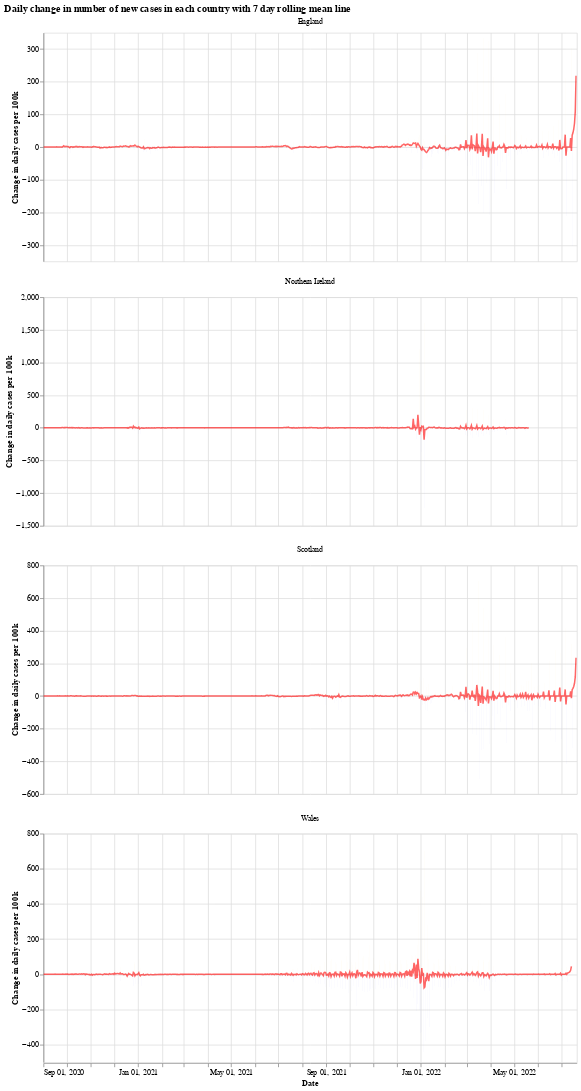

The notebook cell this image was saved under:
### Markdown cell above
We will use the Python library `Altair` for visualising the data, see the [altair docs](https://altair-viz.github.io/) for more information.

First we have a graph which shows the daily change in the number of new cases for each country. This number jumps up and down all over the place, which is likely due to delay in reporting of new cases over the weekend. Another interesting thing is that it looks like the daily cases in Wales experienced a much shorter period of calm over the summer (calm in the sense of daily cases not jumping up and down).

The orange bars are days when the number of new cases (per 100k population) was more than the previous day, while the blue are days when the number of new cases dropped. The red line is the 7 day moving average. 

When the moving average line is below 0, it means that there is a consistent drop in new cases. We can see this clearly happening around the times that lockdowns were introduced (though, to varying degrees). I will update the graphs soon with a marker of when each lockdown started.

### Code cell
# collapse
import altair as alt

bars = alt.Chart(uk_cases).mark_bar().encode(
    x=alt.X("yearmonthdate(date):T", axis=alt.Axis(title='Date')),
    y=alt.Y("casesChangeRate:Q", axis=alt.Axis(title='Change in daily cases per 100k')),
    tooltip='casesChange',
    color=alt.condition(
        alt.datum.casesChangeRate > 0,
        alt.value("orange"),  # The positive color
        alt.value("blue")  # The negative color
    )
).properties(title='Daily change in number of new cases with 7 day rolling mean',width=700).interactive()

line = alt.Chart(uk_cases).mark_line(
    color='red',
    size=2,
    opacity=0.6
).transform_window(
    rolling_mean='mean(casesChangeRate)',
    frame=[0, 7],
    groupby=['areaName']
).encode(
    x='yearmonthdate(date):T',
    y='rolling_mean:Q'
)

alt.layer(bars, line, data=uk_cases).facet(alt.Column(
    'areaName', title=''), columns=1).resolve_scale(y='independent').properties(title='Daily change in number of new cases in each country with 7 day rolling mean line')

### Figure 1 — Vega-Lite specification as saved in the notebook (floating-point values rounded to 4 significant figures; data arrays with more than 128 entries replaced by an {"elided": "..."} marker saying what was removed)
{"config": {"view": {"continuousWidth": 400, "continuousHeight": 300}}, "data": {"name": "data-097619c5db68b30d3e50250780b575c5"}, "facet": {"type": "nominal", "field": "areaName", "title": ""}, "spec": {"layer": [{"mark": "bar", "encoding": {"color": {"condition": {"value": "orange", "test": "(datum.casesChangeRate > 0)"}, "value": "blue"}, "tooltip": {"type": "quantitative", "field": "casesChange"}, "x": {"type": "temporal", "axis": {"title": "Date"}, "field": "date", "timeUnit": "yearmonthdate"}, "y": {"type": "quantitative", "axis": {"title": "Change in daily cases per 100k"}, "field": "casesChangeRate"}}, "selection": {"selector001": {"type": "interval", "bind": "scales", "encodings": ["x", "y"]}}, "title": "Daily change in number of new cases with 7 day rolling mean", "width": 700}, {"mark": {"type": "line", "color": "red", "opacity": 0.6, "size": 2}, "encoding": {"x": {"type": "temporal", "field": "date", "timeUnit": "yearmonthdate"}, "y": {"type": "quantitative", "field": "rolling_mean"}}, "transform": [{"window": [{"op": "mean", "field": "casesChangeRate", "as": "rolling_mean"}], "frame": [0, 7], "groupby": ["areaName"]}]}]}, "columns": 1, "resolve": {"scale": {"y": "independent"}}, "title": "Daily change in number of new cases in each country with 7 day rolling mean line", "$schema": "https://vega.github.io/schema/vega-lite/v4.8.1.json", "datasets": {"data-097619c5db68b30d3e50250780b575c5": {"elided": "2685 records"}}}
